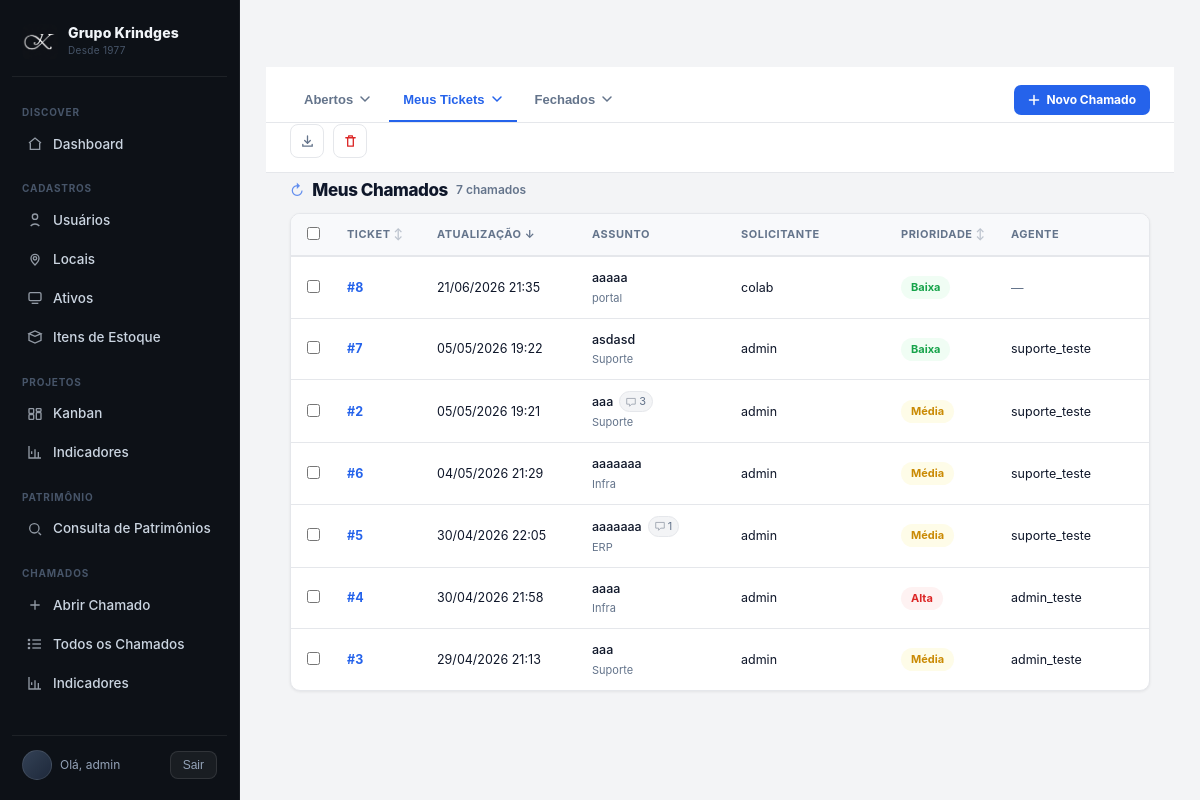
The page /chamados/meus/ (signed in) on the database its author committed.
### apps/core/models/chamado.py (models this page shows, shortened)
class Chamado(models.Model):
    ORIGENS = [
        ("portal",     "Portal"),
        ("email",      "E-mail"),
        ("telefone",   "Telefone"),
        ("presencial", "Presencial"),
    ]
    PRIORIDADES = [
        ("baixa",   "Baixa"),
        ("media",   "Média"),
        ("alta",    "Alta"),
        ("critica", "Crítica"),
    ]
    STATUS = [
        ("aberto", "Aberto"),
        ("em_atendimento", "Em Atendimento"),
        ("resolvido", "Resolvido"),
        ("fechado", "Fechado"),
    ]
    STATUS_CHOICES     = STATUS
    PRIORIDADE_CHOICES = PRIORIDADES
    assunto      = models.CharField(max_length=120, verbose_name="Assunto")
    descricao    = models.TextField(verbose_name="Descrição")
    origem       = models.CharField(max_length=30, choices=ORIGENS, verbose_name="Origem")
    categoria    = models.CharField(max_length=50, blank=True, verbose_name="Categoria")
    subcategoria = models.CharField(max_length=50, blank=True, verbose_name="Subcategoria")
    prioridade = models.CharField(max_length=10, choices=PRIORIDADES, default="media", verbose_name="Prioridade")
    status     = models.CharField(max_length=20, choices=STATUS, default="aberto", verbose_name="Status")
    aberto_em  = models.DateTimeField(auto_now_add=True)
    atualizado_em = models.DateTimeField(auto_now=True)
    fechado_em = models.DateTimeField(null=True, blank=True)
    sla_horas  = models.PositiveIntegerField(default=8, verbose_name="SLA (horas)")
    departamento = models.ForeignKey(
        "Departamento", null=True, blank=True, on_delete=models.SET_NULL,
        related_name="chamados", verbose_name="Departamento",
    )
    topico = models.ForeignKey(
        "Topico", null=True, blank=True, on_delete=models.SET_NULL,
        related_name="chamados", verbose_name="Tópico",
    )
    ativo = models.ForeignKey(
        "Ativo", null=True, blank=True, on_delete=models.SET_NULL,
        related_name="chamados", verbose_name="Ativo relacionado",
    )
    aberto_por = models.ForeignKey(
        User, null=True, blank=True, on_delete=models.SET_NULL,
        related_name="chamados_abertos", verbose_name="Aberto por",
    )
    agente = models.ForeignKey(
        User, null=True, blank=True, on_delete=models.SET_NULL,
        related_name="chamados_atribuidos", verbose_name="Agente",
    )
    class Meta:
        verbose_name = "Chamado"
        verbose_name_plural = "Chamados"
        ordering = ["-aberto_em"]

### apps/core/views.py (the view)
# urls.py: path("chamados/meus/", views.meus_chamados, name="meus_chamados"),
@login_required
@tier_required("colaborador", "suporte", "admin")
def meus_chamados(request):
    is_privileged = request.user.is_superuser or request.user.groups.filter(
        name__in=["admin", "suporte"]
    ).exists()
    qs = Chamado.objects.select_related("aberto_por", "agente")
    if not is_privileged:
        qs = qs.filter(aberto_por=request.user)
    ctx = _lista_contexto(request, qs, "Meus Chamados", "meus_chamados")
    ctx["is_privileged"] = is_privileged
    return render(request, "chamados/meus.html", ctx)

### frontend/templates/chamados/meus.html (shortened to what this page needs)
{% extends "base.html" %}
{% load chamado_tags %}
{% block content %}
{% if is_privileged %}
<nav class="cl-nav">
  <div class="cl-nav-item">
    <button class="cl-nav-btn">
      Abertos
      <svg class="cl-nav-chevron" viewBox="0 0 12 12" fill="none">
        <path d="M2 4l4 4 4-4" stroke="currentColor" stroke-width="1.5" stroke-linecap="round"/>
      </svg>
    </button>
  </div>
  <div class="cl-nav-item">
    <button class="cl-nav-btn active">
      Meus Tickets
      <svg class="cl-nav-chevron" viewBox="0 0 12 12" fill="none">
        <path d="M2 4l4 4 4-4" stroke="currentColor" stroke-width="1.5" stroke-linecap="round"/>
      </svg>
    </button>
  </div>
  <div class="cl-nav-item">
    <button class="cl-nav-btn">
      Fechados
      <svg class="cl-nav-chevron" viewBox="0 0 12 12" fill="none">
        <path d="M2 4l4 4 4-4" stroke="currentColor" stroke-width="1.5" stroke-linecap="round"/>
      </svg>
    </button>
  </div>
  <div style="margin-left:auto">
    <a href="{% url 'core:chamado_criar_tier' %}" class="cl-btn-new">
      <svg width="12" height="12" viewBox="0 0 16 16" fill="none">
        <path d="M8 2v12M2 8h12" stroke="currentColor" stroke-width="2" stroke-linecap="round"/>
      </svg>
      Novo Chamado
    </a>
  </div>
</nav>
{% endif %}
<div class="cl-fbar">
  <div class="cl-fbar-row">
    <form method="get" action="" class="cl-fsearch" role="search">
      <span class="cl-fsearch-ico">
      </span>
    </form>
    <div class="cl-filter-dd">
      <button type="button" class="cl-filter-dd-btn {% if status_sel %}has-value{% endif %}">
        <span class="lbl">Status:</span>
        <span class="val">{% if status_sel == 'aberto' %}Aberto{% elif status_sel == 'em_atendimento' %}Em atendimento{% elif status_sel == 'vencido' %}Vencidos{% else %}Todos{% endif %}</span>
      </button>
    </div>
    <div class="cl-filter-dd">
      <button type="button" class="cl-filter-dd-btn {% if fila_sel %}has-value{% endif %}">
        <span class="lbl">Fila:</span>
        <span class="val">{% for f in filas %}{% if f.id|stringformat:'s' == fila_sel %}{{ f.nome }}{% endif %}{% endfor %}{% if not fila_sel %}Todas{% endif %}</span>
      </button>
    </div>
    <div class="cl-filter-dd">
      <button type="button" class="cl-filter-dd-btn {% if agente_sel %}has-value{% endif %}">
        <span class="lbl">Agente:</span>
        <span class="val"></span>
      </button>
    </div>
    <div class="cl-filter-dd">
      <button type="button" class="cl-filter-dd-btn {% if solicitante_sel %}has-value{% endif %}">
        <span class="lbl">Solicitante:</span>
        <span class="val">{% for s in solicitantes %}{% if s.id|stringformat:'s' == solicitante_sel %}{{ s.get_full_name|default:s.username }}{% endif %}{% endfor %}{% if not solicitante_sel %}Todos{% endif %}</span>
      </button>
    </div>
    {% if is_privileged %}
    <form method="post" action="{% url 'core:chamado_acao_massa' %}" id="formAcao" style="display:contents">
      <button type="button" class="cl-icon-btn" title="Atribuir a mim" onclick="submeterAcao('atribuir')">
      </button>
      <button type="button" class="cl-icon-btn" title="Exportar CSV" onclick="submeterAcao('exportar')">
        <svg width="15" height="15" viewBox="0 0 16 16" fill="none">
          <path d="M8 2v8M5 7l3 3 3-3" stroke="currentColor" stroke-width="1.4" stroke-linecap="round" stroke-linejoin="round"/>
          <path d="M3 11v2h10v-2" stroke="currentColor" stroke-width="1.4" stroke-linecap="round"/>
        </svg>
      </button>
      <button type="button" class="cl-icon-btn danger" title="Excluir selecionados" onclick="submeterAcao('excluir')">
        <svg width="15" height="15" viewBox="0 0 16 16" fill="none">
          <path d="M3 4h10M6 4V2h4v2M5 4v9h6V4" stroke="currentColor" stroke-width="1.4" stroke-linecap="round" stroke-linejoin="round"/>
        </svg>
      </button>
    </form>
    {% endif %}
  </div>
</div>
<div class="cl-section-header">
  <span class="cl-section-refresh" title="Atualizar" onclick="window.location.reload()">↻</span>
  <span class="cl-section-title">Meus Chamados</span>
  <span class="cl-section-count">{{ page_obj.paginator.count }} chamado{{ page_obj.paginator.count|pluralize }}</span>
</div>
<div class="cl-table-wrap">
  <table>
    <thead>
      <tr>
        {% if is_privileged %}
        <th class="cl-col-check">
          <input type="checkbox" id="selectAll" onchange="toggleAll(this)">
        </th>
        {% endif %}
        <th class="cl-col-id">
          <a href="{% if ordem == 'id' and dir == 'asc' %}{% url_filtro ordem='id' dir='desc' %}{% else %}{% url_filtro ordem='id' dir='asc' %}{% endif %}" class="cl-th-link">
            Ticket {% if ordem == 'id' %}{% if dir == 'asc' %}↑{% else %}↓{% endif %}{% else %}<span style="opacity:.4">↕</span>{% endif %}
          </a>
        </th>
        <th class="cl-col-data">
          <a href="{% if ordem == 'atualizado_em' and dir == 'asc' %}{% url_filtro ordem='atualizado_em' dir='desc' %}{% else %}{% url_filtro ordem='atualizado_em' dir='asc' %}{% endif %}" class="cl-th-link">
            Atualização {% if ordem == 'atualizado_em' %}{% if dir == 'asc' %}↑{% else %}↓{% endif %}{% else %}<span style="opacity:.4">↕</span>{% endif %}
          </a>
        </th>
        <th>Assunto</th>
        <th class="cl-col-usuario">Solicitante</th>
        <th class="cl-col-prio">
          <a href="{% if ordem == 'prioridade' and dir == 'asc' %}{% url_filtro ordem='prioridade' dir='desc' %}{% else %}{% url_filtro ordem='prioridade' dir='asc' %}{% endif %}" class="cl-th-link">
            Prioridade {% if ordem == 'prioridade' %}{% if dir == 'asc' %}↑{% else %}↓{% endif %}{% else %}<span style="opacity:.4">↕</span>{% endif %}
          </a>
        </th>
        <th class="cl-col-agente">Agente</th>
      </tr>
    </thead>
    <tbody>
      {% for c in page_obj %}
      <tr onclick="window.location.href='{% url 'core:chamado_detalhe' c.pk %}'">
        {% if is_privileged %}
        <td class="cl-col-check" onclick="event.stopPropagation()">
          <input type="checkbox" class="row-check" value="{{ c.pk }}" onchange="toggleRow(this)">
        </td>
        {% endif %}
        <td class="cl-col-id">
          <a href="{% url 'core:chamado_detalhe' c.pk %}" class="cl-ticket-id" onclick="event.stopPropagation()">#{{ c.pk }}</a>
        </td>
        <td class="cl-col-data">{{ c.atualizado_em|date:"d/m/Y H:i" }}</td>
        <td>
          <div style="display:flex;align-items:center;gap:6px">
            <span class="cl-ticket-assunto">{{ c.assunto }}</span>
            {% if c.total_respostas > 0 %}
            <span class="cl-resp-badge">
              <svg width="10" height="10" viewBox="0 0 14 14" fill="none">
                <path d="M1 2h12v8H8l-3 3v-3H1V2z" stroke="#9ca3af" stroke-width="1.2" stroke-linejoin="round"/>
              </svg>
              {{ c.total_respostas }}
            </span>
            {% endif %}
          </div>
          <span class="cl-ticket-origem">{{ c.origem }}</span>
        </td>
        <td class="cl-col-usuario">
          {% if c.aberto_por %}{{ c.aberto_por.username }}{% else %}—{% endif %}
        </td>
        <td class="cl-col-prio">
          <span class="ch-badge ch-badge-{{ c.prioridade|prioridade_color }}">{{ c.get_prioridade_display }}</span>
        </td>
        <td class="cl-col-agente">
          {% if c.agente %}{{ c.agente.username }}{% else %}<span style="color:var(--muted)">—</span>{% endif %}
        </td>
      </tr>
      {% empty %}
      <tr>
        <td colspan="{% if is_privileged %}7{% else %}6{% endif %}" style="text-align:center;padding:48px;color:var(--muted)">
          Nenhum chamado encontrado.
        </td>
      </tr>
      {% endfor %}
    </tbody>
  </table>
</div>
{% endblock %}

### frontend/templates/base.html (shortened to what this page needs)
{% load static %}
{% load roles %}
<!doctype html>
<html lang="pt-br">
<head>
  <link rel="stylesheet" href="{% static 'css/styles.css' %}?v=3">
</head>
<body class="{% if not request.user.is_authenticated %}no-sidebar{% endif %}">
  <div class="layout">
    {% if request.user.is_authenticated %}
    <aside class="sidebar">
      <div class="brand">
        <img src="{% static 'img/logo.png' %}" class="brand-logo" alt="Krindges">
        <div class="brand-text">
          <span class="brand-name">Grupo Krindges</span>
          <span class="brand-sub">Desde 1977</span>
        </div>
      </div>
      <nav>
        {% if request.user.is_superuser or request.user|has_group:'admin' %}
          <div class="section">Discover</div>
          <a href="{% url 'core:dashboard' %}" class="{% if request.resolver_match.url_name == 'dashboard' %}active{% endif %}">
            <span class="i"><svg><use href="#i-home"/></svg></span> Dashboard
          </a>
          <div class="section">Cadastros</div>
          <a href="{% url 'core:cad_usuarios' %}" class="{% if request.resolver_match.url_name == 'cad_usuarios' %}active{% endif %}">
            <span class="i"><svg><use href="#i-user"/></svg></span> Usuários
          </a>
          <a href="{% url 'core:cad_locais' %}" class="{% if request.resolver_match.url_name == 'cad_locais' %}active{% endif %}">
            <span class="i"><svg><use href="#i-pin"/></svg></span> Locais
          </a>
          <a href="{% url 'core:cad_ativos' %}" class="{% if request.resolver_match.url_name == 'cad_ativos' %}active{% endif %}">
            <span class="i"><svg><use href="#i-monitor"/></svg></span> Ativos
          </a>
          <a href="{% url 'core:cad_itens_estoque' %}" class="{% if request.resolver_match.url_name == 'cad_itens_estoque' %}active{% endif %}">
            <span class="i"><svg><use href="#i-box"/></svg></span> Itens de Estoque
          </a>
          <div class="section">Projetos</div>
          <a href="{% url 'core:projetos_kanban' %}" class="{% if request.resolver_match.url_name == 'projetos_kanban' %}active{% endif %}">
            <span class="i"><svg><use href="#i-kanban"/></svg></span> Kanban
          </a>
          <a href="{% url 'core:projetos_indicadores' %}" class="{% if request.resolver_match.url_name == 'projetos_indicadores' %}active{% endif %}">
            <span class="i"><svg><use href="#i-chart"/></svg></span> Indicadores
          </a>
          <div class="section">Patrimônio</div>
          <a href="{% url 'core:patrimonios_lista' %}" class="{% if request.resolver_match.url_name == 'patrimonios_lista' %}active{% endif %}">
            <span class="i"><svg><use href="#i-search"/></svg></span> Consulta de Patrimônios
          </a>
          <div class="section">Chamados</div>
          <a href="{% url 'core:chamado_criar_tier' %}" class="{% if request.resolver_match.url_name == 'chamado_criar_tier' %}active{% endif %}">
            <span class="i"><svg><use href="#i-plus"/></svg></span> Abrir Chamado
          </a>
          <a href="{% url 'core:chamados_todos' %}" class="{% if request.resolver_match.url_name == 'chamados_todos' %}active{% endif %}">
            <span class="i"><svg><use href="#i-list"/></svg></span> Todos os Chamados
          </a>
          <a href="{% url 'core:chamados_indicadores' %}" class="{% if request.resolver_match.url_name == 'chamados_indicadores' %}active{% endif %}">
            <span class="i"><svg><use href="#i-chart"/></svg></span> Indicadores
          </a>
        {% endif %}
      </nav>
      <div class="foot">
        {% if request.user.is_authenticated %}
          <div class="user">Olá, {{ request.user.username }}</div>
          <form action="{% url 'accounts:logout' %}" method="post" style="display:inline">
            <button type="submit" class="btn-link">Sair</button>
          </form>
        {% endif %}
      </div>
    </aside>
    {% endif %}
    <main class="content">
      {% block content %}{% endblock %}
    </main>
  </div>
</body>
</html>

### rows shown on the page
Chamado: pk "8", atualizado_em "21/06/2026 21:35", assunto "aaaaa", origem "portal", aberto_por.username "colab", prioridade "Baixa"
Chamado: pk "7", atualizado_em "05/05/2026 19:22", assunto "asdasd", origem "Suporte", aberto_por.username "admin", prioridade "Baixa", agente.username "suporte_teste"
Chamado: pk "2", atualizado_em "05/05/2026 19:21", assunto "aaa", total_respostas "3", origem "Suporte", aberto_por.username "admin", prioridade "Média", agente.username "suporte_teste"
Chamado: pk "6", atualizado_em "04/05/2026 21:29", assunto "aaaaaaa", origem "Infra", aberto_por.username "admin", prioridade "Média", agente.username "suporte_teste"
Chamado: pk "5", atualizado_em "30/04/2026 22:05", assunto "aaaaaaa", total_respostas "1", origem "ERP", aberto_por.username "admin", prioridade "Média", agente.username "suporte_teste"
Chamado: pk "4", atualizado_em "30/04/2026 21:58", assunto "aaaa", origem "Infra", aberto_por.username "admin", prioridade "Alta", agente.username "admin_teste"
Chamado: pk "3", atualizado_em "29/04/2026 21:13", assunto "aaa", origem "Suporte", aberto_por.username "admin", prioridade "Média", agente.username "admin_teste"

### other values the page prints
{{ request.user.username }} "admin"
{{ page_obj.paginator.count }} "7"
